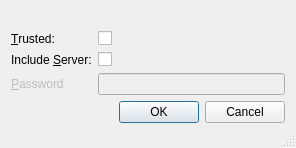
<?xml version="1.0" encoding="UTF-8"?>
<ui version="4.0">
 <class>ExportSetupDialog</class>
 <widget class="QDialog" name="ExportSetupDialog">
  <property name="geometry">
   <rect>
    <x>0</x>
    <y>0</y>
    <width>296</width>
    <height>148</height>
   </rect>
  </property>
  <property name="windowTitle">
   <string>Configure Export</string>
  </property>
  <property name="sizeGripEnabled">
   <bool>true</bool>
  </property>
  <property name="modal">
   <bool>true</bool>
  </property>
  <layout class="QFormLayout" name="formLayout">
   <item row="1" column="0">
    <widget class="QLabel" name="trustedLabel">
     <property name="text">
      <string>&amp;Trusted:</string>
     </property>
     <property name="buddy">
      <cstring>trustedCheckBox</cstring>
     </property>
    </widget>
   </item>
   <item row="1" column="1">
    <widget class="QCheckBox" name="trustedCheckBox"/>
   </item>
   <item row="2" column="0">
    <widget class="QLabel" name="includeServerLabel">
     <property name="text">
      <string>Include &amp;Server:</string>
     </property>
     <property name="buddy">
      <cstring>includeServerCheckBox</cstring>
     </property>
    </widget>
   </item>
   <item row="2" column="1">
    <widget class="QCheckBox" name="includeServerCheckBox"/>
   </item>
   <item row="3" column="0">
    <widget class="QLabel" name="passwordLabel">
     <property name="enabled">
      <bool>false</bool>
     </property>
     <property name="text">
      <string>&amp;Password</string>
     </property>
     <property name="buddy">
      <cstring>passwordLineEdit</cstring>
     </property>
    </widget>
   </item>
   <item row="3" column="1">
    <widget class="QLineEdit" name="passwordLineEdit">
     <property name="enabled">
      <bool>false</bool>
     </property>
     <property name="echoMode">
      <enum>QLineEdit::Password</enum>
     </property>
     <property name="clearButtonEnabled">
      <bool>true</bool>
     </property>
    </widget>
   </item>
   <item row="4" column="0" colspan="2">
    <widget class="QDialogButtonBox" name="buttonBox">
     <property name="orientation">
      <enum>Qt::Horizontal</enum>
     </property>
     <property name="standardButtons">
      <set>QDialogButtonBox::Cancel|QDialogButtonBox::Ok</set>
     </property>
    </widget>
   </item>
   <item row="0" column="0" colspan="2">
    <widget class="QLabel" name="titleLabel"/>
   </item>
  </layout>
 </widget>
 <resources/>
 <connections>
  <connection>
   <sender>buttonBox</sender>
   <signal>accepted()</signal>
   <receiver>ExportSetupDialog</receiver>
   <slot>accept()</slot>
   <hints>
    <hint type="sourcelabel">
     <x>227</x>
     <y>103</y>
    </hint>
    <hint type="destinationlabel">
     <x>157</x>
     <y>123</y>
    </hint>
   </hints>
  </connection>
  <connection>
   <sender>buttonBox</sender>
   <signal>rejected()</signal>
   <receiver>ExportSetupDialog</receiver>
   <slot>reject()</slot>
   <hints>
    <hint type="sourcelabel">
     <x>286</x>
     <y>109</y>
    </hint>
    <hint type="destinationlabel">
     <x>286</x>
     <y>123</y>
    </hint>
   </hints>
  </connection>
  <connection>
   <sender>trustedCheckBox</sender>
   <signal>toggled(bool)</signal>
   <receiver>passwordLabel</receiver>
   <slot>setEnabled(bool)</slot>
   <hints>
    <hint type="sourcelabel">
     <x>112</x>
     <y>20</y>
    </hint>
    <hint type="destinationlabel">
     <x>39</x>
     <y>73</y>
    </hint>
   </hints>
  </connection>
  <connection>
   <sender>trustedCheckBox</sender>
   <signal>toggled(bool)</signal>
   <receiver>passwordLineEdit</receiver>
   <slot>setEnabled(bool)</slot>
   <hints>
    <hint type="sourcelabel">
     <x>176</x>
     <y>20</y>
    </hint>
    <hint type="destinationlabel">
     <x>190</x>
     <y>68</y>
    </hint>
   </hints>
  </connection>
 </connections>
</ui>
